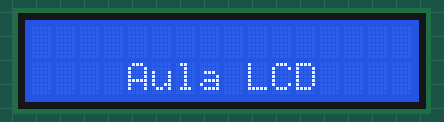
Bench run of a sketch on a simulated Arduino Uno, built with avr-gcc and run on an emulated ATmega328P. On the bench: 16×2 character LCD.

Above: at 0.1 s.
At 0.6 s:
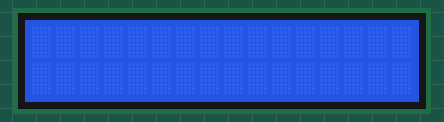

Measured:
- what the display in image 1 shows lasts 0.5 s, from 0.6 s to 1.1 s

The sketch:

lcd.ino
```cpp
#include <LiquidCrystal.h>

#define rs 7
#define en 6
#define d4 5
#define d5 4
#define d6 3
#define d7 2

LiquidCrystal lcd(rs,en,d4,d5,d6,d7);

void setup(){
   lcd.begin(16,2);
}

void loop(){
    lcd.setCursor(4,1);
    lcd.print("Aula LCD");
    delay(500);
    lcd.clear();
    delay(500);
}
```
